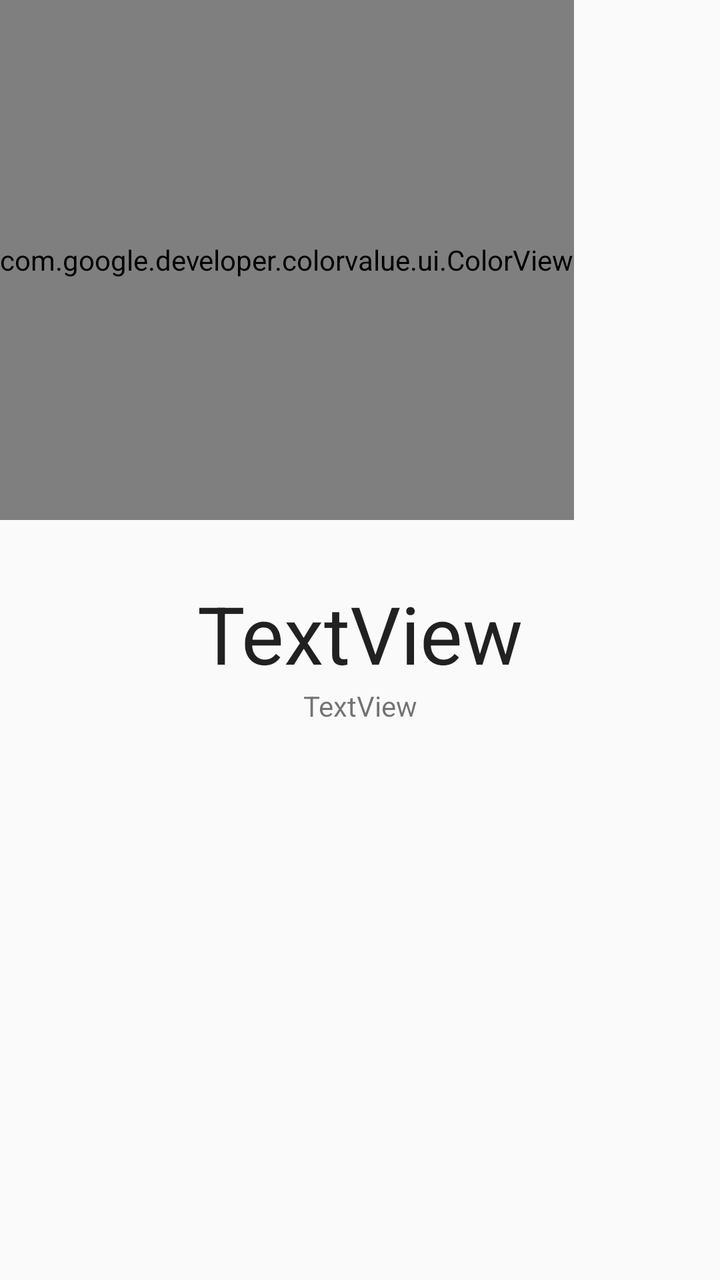
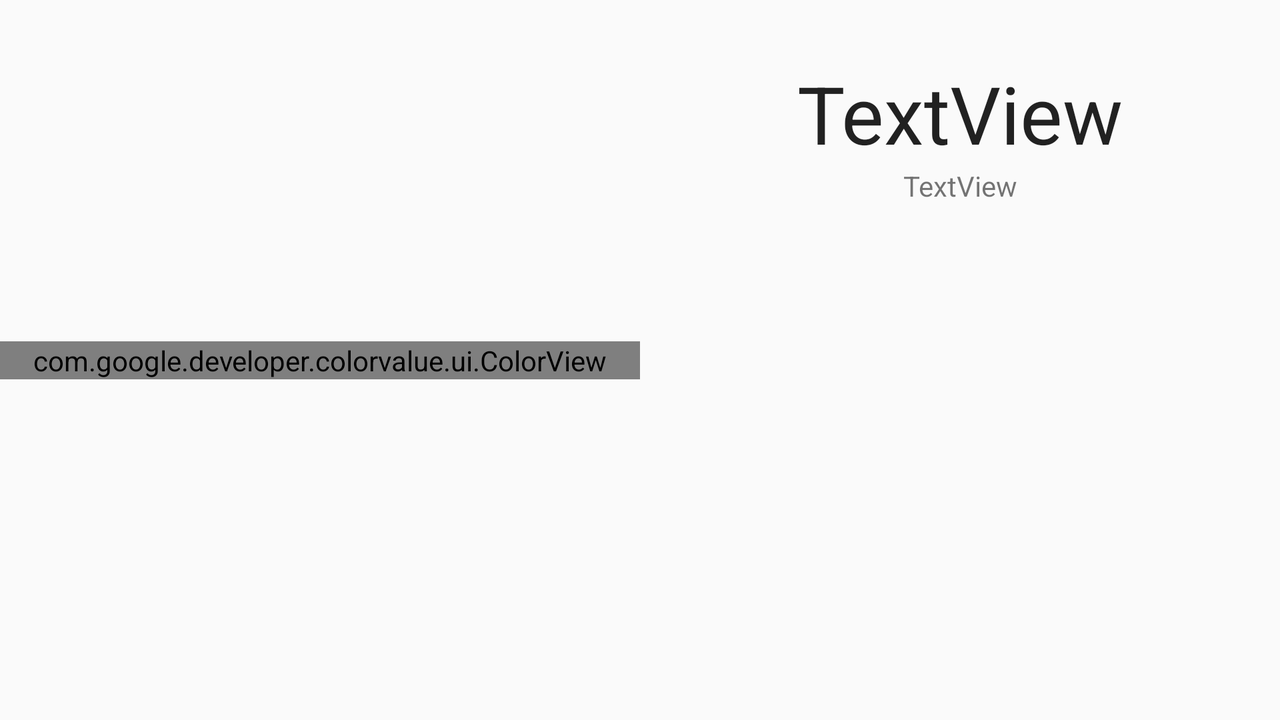

An Android layout and its configuration variant, each rendered on a device that would load it. The default file and the variant file are quoted in full after the pictures.
<!-- AndroidManifest.xml: application theme AppTheme -->
<!-- res/layout/activity_card.xml -->
<?xml version="1.0" encoding="utf-8"?>
<android.support.constraint.ConstraintLayout xmlns:android="http://schemas.android.com/apk/res/android"
    xmlns:app="http://schemas.android.com/apk/res-auto"
    xmlns:tools="http://schemas.android.com/tools"
    android:layout_width="match_parent"
    android:layout_height="match_parent"
    tools:context=".CardActivity">

    <com.google.developer.colorvalue.ui.ColorView
        android:id="@+id/colorView"
        android:layout_width="wrap_content"
        android:layout_height="@dimen/card_activity_colorView_height"
        app:show_text="false" />

    <TextView
        android:id="@+id/colorNameTextView"
        android:layout_width="wrap_content"
        android:layout_height="wrap_content"
        android:layout_marginTop="@dimen/card_activity_colorName_marginTop"
        android:text="TextView"
        android:textAppearance="@android:style/TextAppearance.Material.Large"
        android:textSize="@dimen/card_activity_colorName_textSize"
        app:layout_constraintEnd_toEndOf="parent"
        app:layout_constraintStart_toStartOf="parent"
        app:layout_constraintTop_toBottomOf="@+id/colorView" />

    <TextView
        android:id="@+id/colorHexTextView"
        android:layout_width="wrap_content"
        android:layout_height="wrap_content"
        android:text="TextView"
        app:layout_constraintTop_toBottomOf="@+id/colorNameTextView"
        app:layout_constraintStart_toStartOf="parent"
        app:layout_constraintEnd_toEndOf="parent"/>

</android.support.constraint.ConstraintLayout>
<!-- resources referenced by this layout -->
<resources>
  <dimen name="card_activity_colorName_marginTop">30dp</dimen>
  <dimen name="card_activity_colorName_textSize">40sp</dimen>
  <dimen name="card_activity_colorView_height">260dp</dimen>
  <style name="AppTheme" parent="Theme.AppCompat.Light">
          
          <item name="colorPrimary">@color/colorPrimary</item>
          <item name="colorPrimaryDark">@color/colorPrimaryDark</item>
          <item name="colorAccent">@color/colorAccent</item>
      </style>
  <color name="colorPrimary">#FAFAFA</color>
  <color name="colorPrimaryDark">#C7C7C7</color>
  <color name="colorAccent">#ff6e40</color>
</resources>
<!-- res/layout-land/activity_card.xml (the repository's variant of the layout above) -->
<!-- drawn on the phone turned sideways -->
<?xml version="1.0" encoding="utf-8"?>
<android.support.constraint.ConstraintLayout xmlns:android="http://schemas.android.com/apk/res/android"
    xmlns:app="http://schemas.android.com/apk/res-auto"
    xmlns:tools="http://schemas.android.com/tools"
    android:layout_width="match_parent"
    android:layout_height="match_parent"
    tools:context=".CardActivity">

    <android.support.constraint.Guideline
        android:id="@+id/guideline"
        android:layout_width="wrap_content"
        android:layout_height="wrap_content"
        android:orientation="vertical"
        app:layout_constraintGuide_percent="0.5"/>

    <com.google.developer.colorvalue.ui.ColorView
        android:id="@+id/colorView"
        android:layout_width="0dp"
        android:layout_height="wrap_content"
        app:layout_constraintBottom_toBottomOf="parent"
        app:layout_constraintEnd_toStartOf="@id/guideline"
        app:layout_constraintStart_toStartOf="parent"
        app:layout_constraintTop_toTopOf="parent"
        app:show_text="false" />

    <TextView
        android:id="@+id/colorNameTextView"
        android:layout_width="wrap_content"
        android:layout_height="wrap_content"
        android:layout_marginTop="30dp"
        android:text="TextView"
        android:textAppearance="@android:style/TextAppearance.Material.Large"
        android:textSize="40sp"
        app:layout_constraintEnd_toEndOf="parent"
        app:layout_constraintStart_toEndOf="@id/guideline"
        app:layout_constraintTop_toTopOf="parent" />

    <TextView
        android:id="@+id/colorHexTextView"
        android:layout_width="wrap_content"
        android:layout_height="wrap_content"
        android:text="TextView"
        app:layout_constraintTop_toBottomOf="@+id/colorNameTextView"
        app:layout_constraintStart_toEndOf="@id/guideline"
        app:layout_constraintEnd_toEndOf="parent" />

</android.support.constraint.ConstraintLayout>
<!-- resources referenced by the variant -->
<!-- as the phone turned sideways resolves them -->
<resources>
  <style name="AppTheme" parent="Theme.AppCompat.Light">
          
          <item name="colorPrimary">@color/colorPrimary</item>
          <item name="colorPrimaryDark">@color/colorPrimaryDark</item>
          <item name="colorAccent">@color/colorAccent</item>
      </style>
  <color name="colorPrimary">#FAFAFA</color>
  <color name="colorPrimaryDark">#C7C7C7</color>
  <color name="colorAccent">#ff6e40</color>
</resources>
